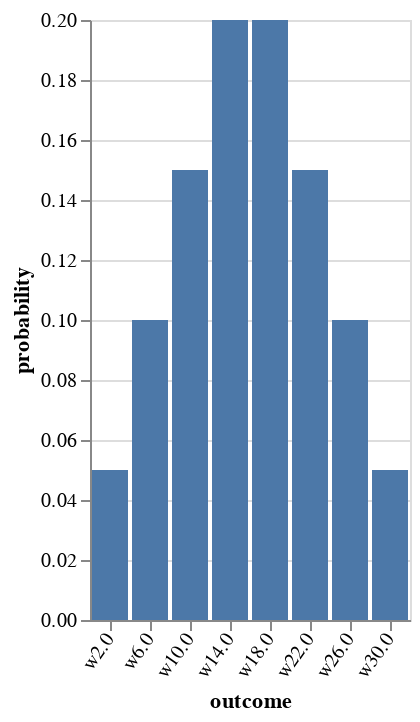

Source (notebook cell):
### Code cell
vlShow . barFromDist <$> enumD worldPrior

### Figure 1 — Vega-Lite specification as saved in the notebook (floating-point values rounded to 4 significant figures)
{"$schema": "https://vega.github.io/schema/vega-lite/v3.json", "data": {"values": [{"outcome": "w2.0", "probability": 0.05}, {"outcome": "w6.0", "probability": 0.1}, {"outcome": "w10.0", "probability": 0.15}, {"outcome": "w14.0", "probability": 0.2}, {"outcome": "w18.0", "probability": 0.2}, {"outcome": "w22.0", "probability": 0.15}, {"outcome": "w26.0", "probability": 0.1}, {"outcome": "w30.0", "probability": 0.05}]}, "description": "", "encoding": {"x": {"axis": {"labelAngle": -55}, "field": "outcome", "scale": {"rangeStep": 30}, "sort": null, "type": "ordinal"}, "y": {"field": "probability", "type": "quantitative"}}, "mark": "bar"}
